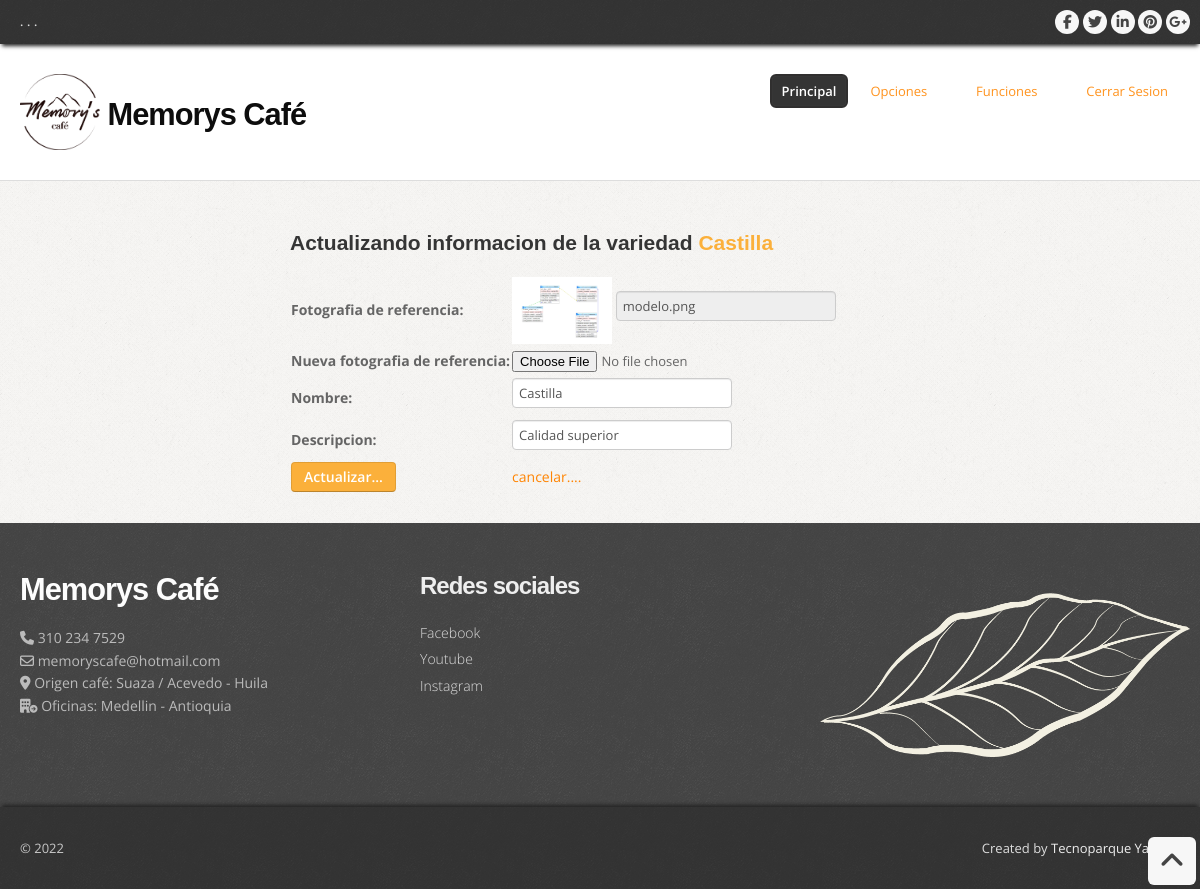
Page /template/funciones/actualizar_variedad1.php?cod=3 on the committed database.
### tables this page shows
CREATE TABLE `variedad` (
  `id_variedad` int(11) NOT NULL,
  `nombre_variedad` varchar(50) NOT NULL,
  `descripcion_var` varchar(250) NOT NULL,
  `foto_variedad` varchar(250) NOT NULL,
  `ruta_variedad` varchar(250) NOT NULL,
  `id_fin` int(11) NOT NULL
);

### template/funciones/actualizar_variedad1.php (the view, shortened to what this page needs)
<?php
include '../conexion.php';
?>
<!DOCTYPE html>
<html lang="en">
<head>
  <link href="../css/bootstrap.css" rel="stylesheet" />
  <link href="../css/bootstrap-responsive.css" rel="stylesheet" />
  <link href="../css/prettyPhoto.css" rel="stylesheet" />
  <link href="../css/style.css" rel="stylesheet">
  <link rel="stylesheet" href="../../css/actualizar2.css">
  <link id="t-colors" href="../color/default.css" rel="stylesheet" />
</head>
<body>
  <div id="wrapper">
    <header>
      <div class="top">
        <div class="container">
          <div class="row">
            <div class="span6">
              <ul class="topmenu">
                <li><a href="#">.</a></li>
                <li><a href="#">.</a></li>
                <li><a href="#">.</a></li>
              </ul>
            </div>
            <div class="span6">
              <ul class="social-network">
                <li><a href="#" data-placement="bottom" title="Facebook"><i class="icon-circled icon-bglight icon-facebook"></i></a></li>
                <li><a href="#" data-placement="bottom" title="Twitter"><i class="icon-circled icon-bglight icon-twitter"></i></a></li>
                <li><a href="#" data-placement="bottom" title="Linkedin"><i class="icon-circled icon-linkedin icon-bglight"></i></a></li>
                <li><a href="#" data-placement="bottom" title="Pinterest"><i class="icon-circled icon-pinterest  icon-bglight"></i></a></li>
                <li><a href="#" data-placement="bottom" title="Google +"><i class="icon-circled icon-google-plus icon-bglight"></i></a></li>
              </ul>
            </div>
          </div>
        </div>
      </div>
      <div class="container">
        <div class="row nomargin">
          <div class="span4">
            <div class="logo">
              <h1><img src="../icon/logo.png" width="80px" alt=""> Memorys Café</a></h1>
            </div>
          </div>
          <div class="span8">
            <div class="navbar navbar-static-top">
              <div class="navigation">
                <nav>
                  <ul class="nav topnav">
                    <li class="active">
                      <a href="inicio.php">Principal</a>
                    </li>
                    <li class="dropdown">
                      <a href="#">Opciones <i class="icon-angle-down"></i></a>
                    </li>
                    <li class="dropdown">
                      <a href="#">Funciones <i class="icon-angle-down"></i></a>
                    </li>
                    <li>
                      <a href="contact.html">Cerrar Sesion </a>
                    </li>
                  </ul>
                </nav>
              </div>
            </div>
          </div>
        </div>
      </div>
    </header>
    <section id="content">
      <div class="container">
        <div class="row">
        <?php
         try {
              $sql = "SELECT * FROM variedad where id_variedad=".$_REQUEST['cod'].";";
              $resultado=$cadena->prepare($sql);
              $resultado->execute (array());
              while ($consulta=$resultado-> fetch ( PDO::FETCH_ASSOC)) {
             ?>
                <form  name="form" action="actualizar_variedad2.php?id=<?php echo $_REQUEST['cod'];?> " method="POST" enctype="multipart/form-data" class="formprincipal">
                <td> <h3> Actualizando informacion de la variedad  <span  <span class="usuario"> <?php echo $consulta['nombre_variedad']; ?></span></h3> </td>
                     <table >
                     <tr>
                        <th >Fotografia de referencia:   </th>
                        <th > <img src="../fotografiaVariedad/<?=$consulta['foto_variedad']?>" alt="" width="100px"> <input type="text" name="imagenantigua" value="<?php echo $consulta['foto_variedad']; ?>" readonly > </th>
                     </tr>
                     <tr>
                        <th >Nueva fotografia de referencia:   </th>
                        <th > <input type="file" name="nameimagen" require value="" class="box1"> </th>
                     </tr>
                     <tr>
                        <th >Nombre:   </th>
                        <th > <input type="text" name="nombrev" require value="<?php echo $consulta['nombre_variedad']; ?>" class="box1"> </th>
                     </tr>
                     <tr>
                        <th >Descripcion:   </th>
                        <th > <input type="text" name="descriv" require value="<?php echo $consulta['descripcion_var']; ?>" class="box1"> </th>
                     </tr>
                     <tr>
                         <td class="boton" ><input type="submit" name="butonv" value="Actualizar..." class="btn btn-danger" ></td>
                         <td><a href="javascript:history.go(-1)" class="cancelar"> cancelar....</a> </td>
                     </tr>
                </table>
           </form>
              <?php
             }
         } catch (Exception $e) {
            die ('ALERTA!!! Revise su conexion a la base para generar la consulta.... ' . $e-> getMessage () );
        }
         ?>
        </div>
      </div>
    </section>
    <footer>
      <div class="container">
        <div class="row">
          <div class="span4">
            <div class="widget">
              <div class="footer_logo">
                <h3><a href="index.html"> Memorys Café</a></h3>
              </div>
              <p>
                <i class="icon-phone"></i> 310 234 7529 <br>
                <i class="icon-envelope-alt"></i> memoryscafe@hotmail.com <br>
                <i class="fa-solid fa-location-dot"></i> Origen café: Suaza / Acevedo - Huila <br>
                <i class="fa-solid fa-building-circle-arrow-right"></i> Oficinas: Medellin - Antioquia
              </p>
            </div>
          </div>
          <div class="span4">
            <div class="widget">
              <h5 class="widgetheading">Redes sociales</h5>
              <ul class="link-list">
                <li><a href="#">Facebook</a></li>
                <li><a href="#">Youtube</a></li>
                <li><a href="#">Instagram</a></li>
              </ul>
            </div>
          </div>
          <div class="span4">
            <div class="widget">
              <img src="../images/hoja.png" width="100%" alt="">
            </div>
          </div>
        </div>
      </div>
      <div id="sub-footer">
        <div class="container">
          <div class="row">
            <div class="span6">
              <div class="copyright">
                <p><span>&copy; 2022</span></p>
              </div>
            </div>
            <div class="span6">
              <div class="credits">
                Created by <a href="">Tecnoparque Yamboro</a>
              </div>
            </div>
          </div>
        </div>
      </div>
    </footer>
  </div>
  <a href="#" class="scrollup"><i class="icon-angle-up icon-rounded icon-bglight icon-2x"></i></a>
</body>
</html>

### template/css/style.css (style rules this page uses)
body { font-family:'Open Sans', Arial, sans-serif; font-size:14px; font-weight:400; line-height:1.6em; color:#656565; }
a { color:#4b5056; }
.bold { font-weight:900; }
.container { padding:0 20px 0 20px; position:relative; }
.row { margin-bottom:30px; }
.row.nomargin { margin-bottom:0; }
header { background: ; margin:0; padding:0 0 20px; position:relative; z-index:2000; }
header .top { padding:10px 0 10px; margin:0 0 30px; background: url(../img/top-pattern-150.png) repeat; -webkit-box-shadow: 0 4px 4px -2px #222; -moz-box-shadow: 0 4px 4px -2px #222; box-shadow: 0 4px 4px -2px #222; }
header .logo { float:left; }
header .logo img { margin-bottom:10px; }
header .logo h1 { color:#0d0d0d; letter-spacing:-1px; font-size:2.2em; font-weight:900; margin:0; }
header .top .row { margin-bottom:0; }
ul.topmenu { list-style:none; margin:0; }
ul.topmenu li { display:inline; }
ul.topmenu li a { font-size:12px; color: #ddd; font-weight:600; }
ul.social-network { float:right; list-style:none; margin:0; }
ul.social-network li { display:inline; }
header .navigation { float:right; }
header ul.nav li { border:none; margin:0; }
header ul.nav li a { border:none; font-weight:400; }
.navbar .nav > li > a { font-size:13px; color: #FF931E; text-shadow: none; }
header ul.nav li a i { color:#fff; }
.navbar .nav > .active > a,.navbar .nav > .active > a:hover { font-weight:600; }
ul.nav li.dropdown a { z-index:1000; display:block; }
#content { position:relative; background:#fff; border-top:1px solid #ddd; padding:50px 0 0 0; }
#content { background-image: url(../img/pattern/pat-1.png); background-repeat: repeat; }
#content img { max-width:100%; height:auto; }
ul.link-list { margin:0; padding:0; list-style:none; }
ul.link-list li { margin:0; padding:2px 0 2px 0; list-style:none; }
footer ul.link-list li a { color:#ddd; font-weight:300; }
footer { padding:50px 0 0 0; color:#bbb; background: url(../img/header-pattern-150.png) repeat; }
footer a { color:#eee; text-decoration:none; }
footer h1, footer h2, footer h3, footer h4, footer h5, footer h6 { color:#eee; }
footer .footer_logo { margin-bottom:20px; }
footer .footer_logo h3 { color:#fdfdfd; letter-spacing:-1px; font-size:2.2em; font-weight:900; margin:0; }
footer .footer_logo h3 a { color:#fdfdfd; }
footer h5.widgetheading { text-transform:none; font-weight:600; letter-spacing:-1px; margin-bottom:20px; }
footer .widget i { color:#bbb; }
#sub-footer { background: url(../img/top-pattern-150.png) repeat; text-shadow:none; color:#ddd; padding:0; padding-top:30px; margin:20px 0 0 0; -webkit-box-shadow: 0 -4px 4px -2px #222; -moz-box-shadow: 0 -4px 4px -2px #222; box-shadow: 0 -4px 4px -2px #222; }
#sub-footer p { margin:0; padding:0; }
#sub-footer span { color:#c7c7c7; }
.copyright p { text-align:left; font-size:13px; }
.credits { text-align:right; font-size:13px; }
.scrollup { position:fixed; width:32px; height:32px; bottom:20px; right:20px; }
a.scrollup { outline:0; text-decoration:none; }
a i.icon-bglight, a i.icon-bgdark { display: inline-block; }
[class^="icon-"], [class*=" icon-"] { color:#404040; }

### css/actualizar2.css (style rules this page uses)
.usuario { color: #FBB03B; }
.cancelar { color: rgb(255, 132, 2); }
.formprincipal { margin: 0 auto; width: 50%; text-align: left; }
h3 { font-size: 1.5em; }
.btn-danger { background:#FBB03B ; }

### template/css/shortcodes.css (style rules this page uses)
i.icon-bglight { color: #444; background: #f7f7f7; }
.icon-rounded { display: inline-block; border-radius: 6px !important; -moz-border-radius: 6px !important; -webkit-border-radius: 6px !important; -o-border-radius: 6px !important; -ms-border-radius: 6px !important; text-align: center; width: 24px !important; height: 24px !important; line-height: 24px !important; }
.icon-rounded.icon-2x { width: 48px !important; height: 48px !important; line-height: 48px !important; }
.icon-circled { display: inline-block; border-radius: 1000px !important; -moz-border-radius: 1000px !important; -webkit-border-radius: 1000px !important; -o-border-radius: 1000px !important; -ms-border-radius: 1000px !important; text-align: center; width: 24px !important; height: 24px !important; line-height: 24px !important; }

### rows in the picture
variedad: nombre_variedad "Castilla", foto_variedad (picture), imagenantigua "modelo.png", nombrev "Castilla", descriv "Calidad superior"
